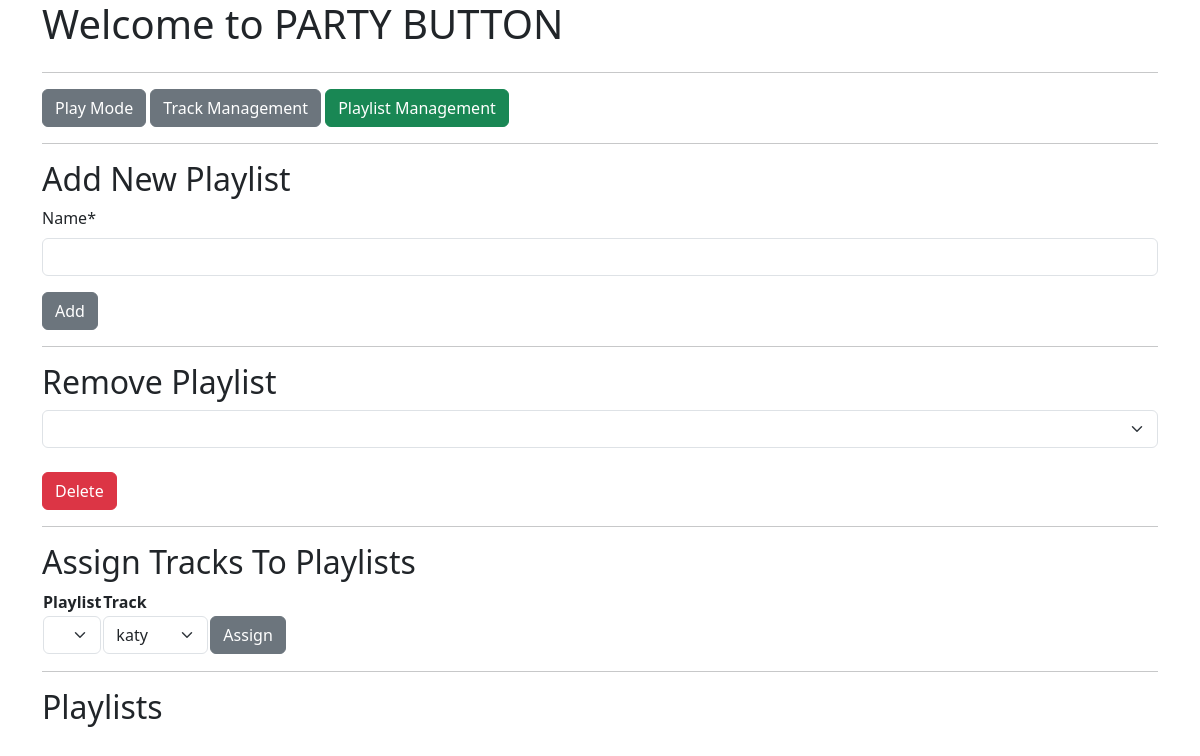
The app's page /playlists/, older data.
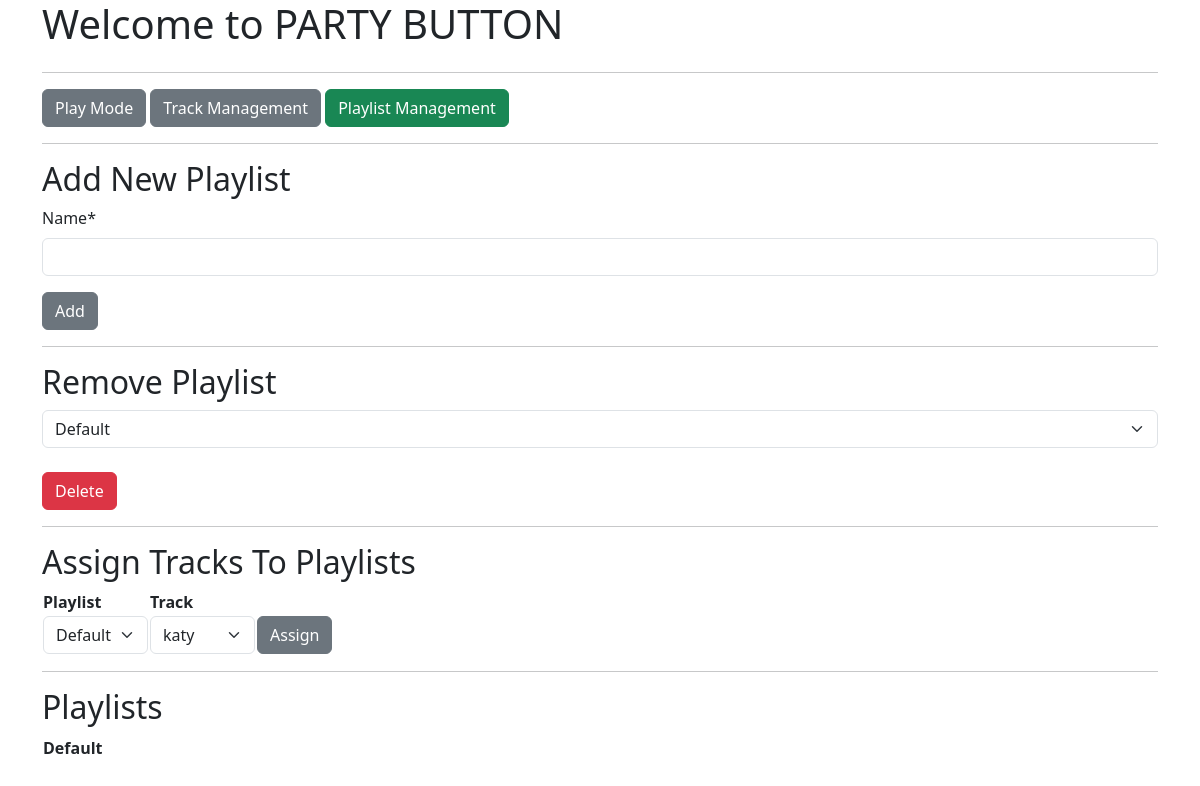
The same page, newer data.
### mp3_manager/models.py (models this page shows)
class Playlist(models.Model):
    name = models.CharField(max_length=256)
    class Meta:
        ordering = ["name"]
    def __str__(self):
        return self.name

### mp3_manager/views.py (the view, shortened to what this page needs)
# urls.py: path("playlists/", views.PlaylistManagement.as_view(), name="playlists"),
class PlaylistManagement(generic.ListView, FormMixin):
    template_name = "mp3_manager/playlist.html"
    context_object_name = "playlist_list"
    model = Playlist
    form_class = PlaylistForm
    def get(self, request):
        playlist_list = self.get_queryset()
        tracklist = Track.objects.all()
        return render(request, self.template_name,
                      {"playlist_list": playlist_list,
                       "tracklist": tracklist,
                       "playlistform": PlaylistForm})

### mp3_manager/models.py (called while the page is built)
    def __str__(self):
        return self.name

### mp3_manager/templates/mp3_manager/playlist.html (shortened to what this page needs)
{% extends "./base.html" %}
{% load crispy_forms_tags %}
{% block content %}
  <div class="row">
    <div class="col">
      <a href="/"><button type="button" class="btn btn-secondary">Play Mode</button></a>&nbsp;<a  href="/tracks"><button type="button" class="btn btn-secondary">Track Management</button></a>&nbsp;<a href="/playlists"><button type="button" class="btn btn-success">Playlist Management</button></a>
    </div>
  </div>
  <hr>
    <div class="row">
        <div class="col">
           <h2>Add New Playlist</h2>
           <form id="addplaylist_form" id="addplaylist_form" action={% url 'mp3_manager:addplaylist' %} method="post" enctype="multipart/form-data">
            {{ playlistform|crispy }}
            <input class="btn btn-secondary" type="submit" form="addplaylist_form" value="Add" id="addplaylist_submit" name="addplaylist_submit"></input>
           </form>
        </div>
    </div>
    <hr />
    <div class="row">
      <div class="col">
         <h2>Remove Playlist</h2>
         <form id="removeplaylist_form" id="removeplaylist_form" action={% url 'mp3_manager:removeplaylist' %} method="post" enctype="multipart/form-data">
          <select  class="form-select"  id="playlist_selection" name="playlist_selection">
          {% for playlist in playlist_list %}
            <option value="{{ playlist.pk }}">{{ playlist }}</option>
          {% endfor %}
          </select><br>
        <input class="btn btn-danger" type="submit" form="removeplaylist_form" value="Delete" id="removeplaylist_submit" name="removeplaylist_submit"></input>
         </form>
      </div>
    </div>
    <hr />
    <div class="row">
        <div class="col">
          <h2>Assign Tracks To Playlists</h2>
          <form id="assignplaylist_form" id="assignplaylist_form" action={% url 'mp3_manager:assignplaylist' %} method="post" enctype="multipart/form-data">
            <table>
              <tr><th>Playlist</th><th>Track</th><th></th></tr>
              <tr>
                <td>
                  <select class="form-select" id="playlist_selection" name="playlist_selection">
                    {% for playlist in playlist_list %}
                      <option value="{{ playlist.pk }}">{{ playlist }}</option>
                    {% endfor %}
                    </select>
                </td>
                <td>
                  <select class="form-select" id="track_selection" name="track_selection">
                    {% for track in tracklist %}
                      <option value="{{ track.pk }}">{{ track }}</option>
                    {% endfor %}
                    </select>
                </td>
                <td><input class="btn btn-secondary" type="submit" form="assignplaylist_form" value="Assign" id="assignplaylist_submit" name="assignplaylist_submit"></input></td>
              </tr>
            </table>
          </form>
          </div>
    </div>
    <hr />
    <div class="row">
        <div class="col">
          <h2>Playlists</h2>
          {% for playlist in playlist_list %}
            <table>
              <tr><th colspan="2">{{ playlist }}</th></tr>
            </table>
          {% endfor %}
        </div>
    </div>
{% endblock %}

Row changes from the older to the newer data that the page shows:
added Playlist: name "Default"
Text that changed along with them:
form field playlist_selection: (not shown) → "Default"
